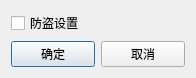
<?xml version="1.0" encoding="UTF-8"?>
<ui version="4.0">
 <class>SafeSetting</class>
 <widget class="QDialog" name="SafeSetting">
  <property name="geometry">
   <rect>
    <x>0</x>
    <y>0</y>
    <width>196</width>
    <height>77</height>
   </rect>
  </property>
  <property name="windowTitle">
   <string>SafeSetting</string>
  </property>
  <property name="autoFillBackground">
   <bool>true</bool>
  </property>
  <layout class="QVBoxLayout" name="verticalLayout">
   <item>
    <widget class="QCheckBox" name="safeCheckBox">
     <property name="text">
      <string>防盗设置</string>
     </property>
    </widget>
   </item>
   <item>
    <layout class="QHBoxLayout" name="horizontalLayout">
     <item>
      <widget class="QPushButton" name="okButton">
       <property name="text">
        <string>确定</string>
       </property>
      </widget>
     </item>
     <item>
      <widget class="QPushButton" name="cancelButton">
       <property name="text">
        <string>取消</string>
       </property>
      </widget>
     </item>
    </layout>
   </item>
  </layout>
 </widget>
 <resources/>
 <connections>
  <connection>
   <sender>cancelButton</sender>
   <signal>clicked()</signal>
   <receiver>SafeSetting</receiver>
   <slot>close()</slot>
   <hints>
    <hint type="sourcelabel">
     <x>158</x>
     <y>50</y>
    </hint>
    <hint type="destinationlabel">
     <x>193</x>
     <y>33</y>
    </hint>
   </hints>
  </connection>
 </connections>
</ui>
